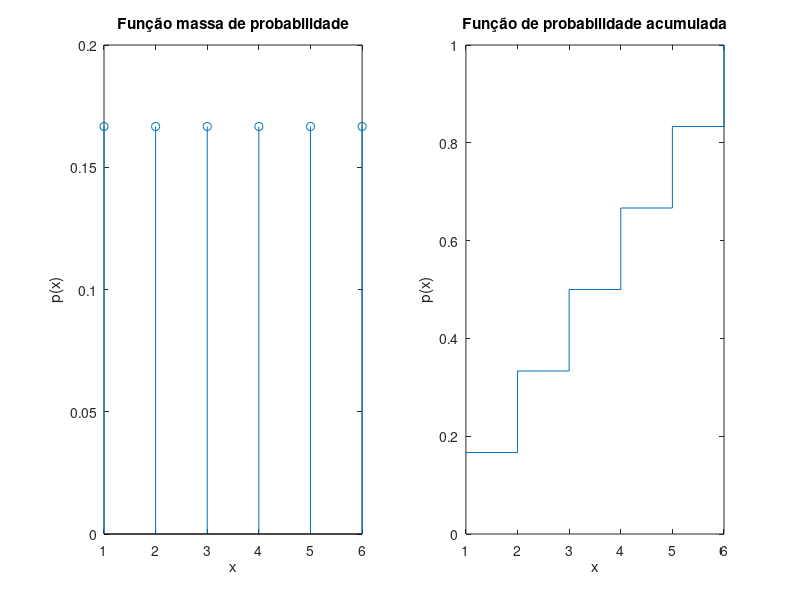

MATLAB code to generate this figure:
n = 6;
p = 1/n;
S = 1:n;
P = zeros(n,1) + p;

subplot(121)
stem(S,P); %Alinea a)
title("Função massa de probabilidade")
xlabel("x")
ylabel("p(x)")


%Alinea b)
Pcum = zeros(n,1);
for i = 1:6
    Pcum(i) = sum(P(1:i));
end
% cumsum(P);

subplot(122)
stairs(S,Pcum)
title("Função de probabilidade acumulada")
xlabel("x")
ylabel("p(x)")